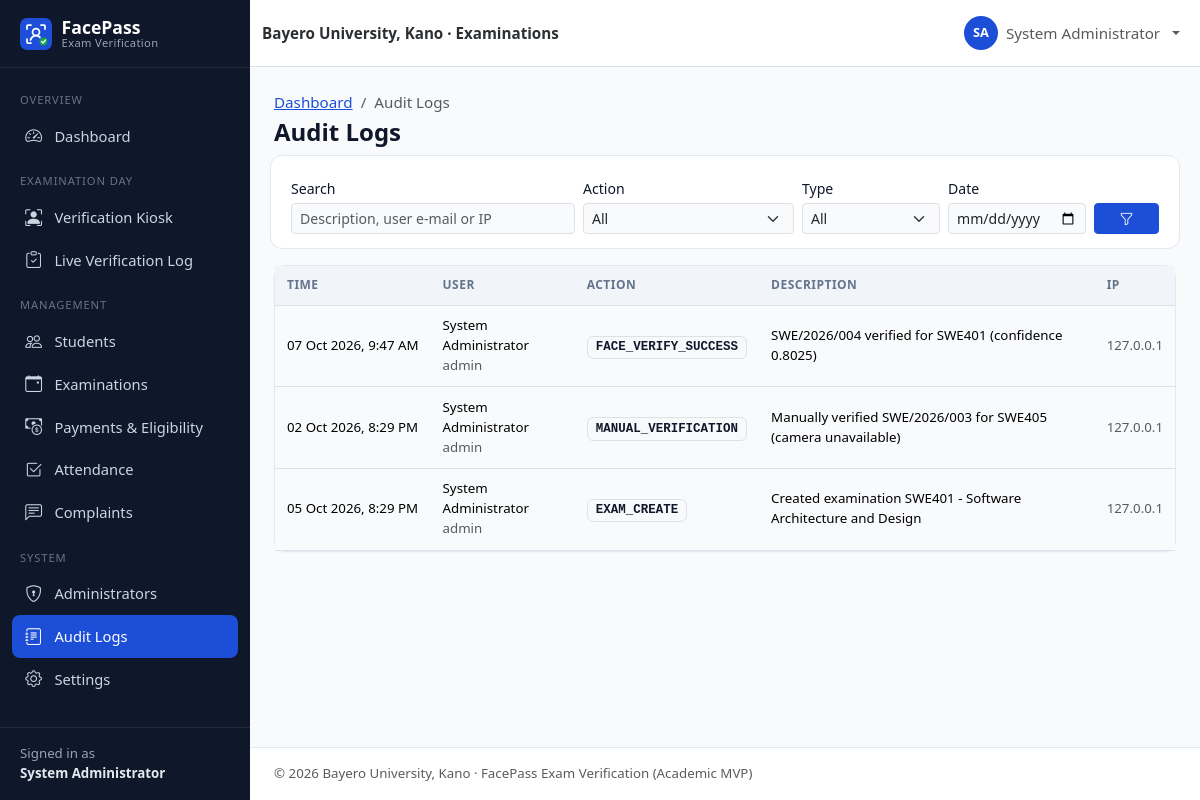
The app's page /admin/audit-logs.php (signed in) with its own data.
### tables this page shows
CREATE TABLE users (
    id               INT UNSIGNED NOT NULL AUTO_INCREMENT,
    student_id       VARCHAR(30)  NULL,                 
    first_name       VARCHAR(60)  NOT NULL,
    last_name        VARCHAR(60)  NOT NULL,
    email            VARCHAR(120) NOT NULL,
    phone            VARCHAR(20)  NULL,
    password         VARCHAR(255) NOT NULL,             
    role             ENUM('admin','student') NOT NULL DEFAULT 'student',
    department       VARCHAR(100) NULL,
    level            VARCHAR(10)  NULL,                 
    faculty          VARCHAR(100) NULL,
    face_registered  TINYINT(1)   NOT NULL DEFAULT 0,
    account_status   ENUM('active','inactive','suspended') NOT NULL DEFAULT 'active',
    created_at       TIMESTAMP    NOT NULL DEFAULT CURRENT_TIMESTAMP,
    updated_at       TIMESTAMP    NOT NULL DEFAULT CURRENT_TIMESTAMP ON UPDATE CURRENT_TIMESTAMP,
    PRIMARY KEY (id),
    UNIQUE KEY uq_users_student_id (student_id),
    UNIQUE KEY uq_users_email (email),
    KEY idx_users_role (role),
    KEY idx_users_dept_level (department, level),
    KEY idx_users_status (account_status)
);

CREATE TABLE audit_logs (
    id           BIGINT UNSIGNED NOT NULL AUTO_INCREMENT,
    user_id      INT UNSIGNED NULL,                     
    action       VARCHAR(50)  NOT NULL,                 
    description  TEXT         NULL,
    ip_address   VARCHAR(45)  NULL,
    created_at   TIMESTAMP    NOT NULL DEFAULT CURRENT_TIMESTAMP,
    PRIMARY KEY (id),
    KEY idx_audit_action (action),
    KEY idx_audit_created (created_at),
    KEY idx_audit_ip_action (ip_address, action, created_at),
    CONSTRAINT fk_audit_user FOREIGN KEY (user_id)
        REFERENCES users (id) ON DELETE SET NULL ON UPDATE CASCADE
);

### includes/functions.php (called while the page is built, shortened)
<?php
function e($value): string
{
    return htmlspecialchars((string) ($value ?? ''), ENT_QUOTES | ENT_SUBSTITUTE, 'UTF-8');
}
function base_url(): string
{
    static $base = null;
    if ($base !== null) {
        return $base;
    }
    $docRoot = realpath($_SERVER['DOCUMENT_ROOT'] ?? '') ?: '';
    $root = realpath(ROOT_PATH) ?: ROOT_PATH;
    $docRoot = str_replace('\\', '/', $docRoot);
    $root = str_replace('\\', '/', $root);
    $relative = '';
    if ($docRoot !== '' && stripos($root, $docRoot) === 0) {
        $relative = trim(substr($root, strlen($docRoot)), '/');
    }
    $base = $relative === '' ? '' : '/' . $relative;
    return $base;
}
function url(string $path = ''): string
{
    return base_url() . '/' . ltrim($path, '/');
}
function get_str(string $key, int $maxLen = 100): string
{
    $value = $_GET[$key] ?? '';
    return is_string($value) ? mb_substr(trim($value), 0, $maxLen) : '';
}
function get_int(string $key, int $default = 0): int
{
    $value = filter_var($_GET[$key] ?? null, FILTER_VALIDATE_INT);
    return $value === false || $value === null ? $default : $value;
}
function full_name(array $row): string
{
    return trim(($row['first_name'] ?? '') . ' ' . ($row['last_name'] ?? ''));
}
function fmt_datetime(?string $dt): string
{
    return $dt ? date('d M Y, g:i A', strtotime($dt)) : '—';
}
function paginate(int $total, int $perPage = 15): array
{
    $pages = max(1, (int) ceil($total / $perPage));
    $page = min(max(1, get_int('page', 1)), $pages);
    return [$page, $perPage, ($page - 1) * $perPage, $pages];
}

### config/database.php (called while the page is built, shortened)
<?php
function db(): PDO
{
    static $pdo = null;
    if ($pdo === null) {
        $dsn = sprintf(
            'mysql:host=%s;port=%s;dbname=%s;charset=utf8mb4',
            DB_HOST,
            DB_PORT,
            DB_NAME
        );
        $pdo = new PDO($dsn, DB_USER, DB_PASS, [
            PDO::ATTR_ERRMODE            => PDO::ERRMODE_EXCEPTION,
            PDO::ATTR_DEFAULT_FETCH_MODE => PDO::FETCH_ASSOC,
            PDO::ATTR_EMULATE_PREPARES   => false,
        ]);
        $offset = (new DateTime('now', new DateTimeZone(APP_TIMEZONE)))->format('P');
        $stmt = $pdo->prepare('SET time_zone = ?');
        $stmt->execute([$offset]);
    }
    return $pdo;
}

### includes/auth.php (called while the page is built, shortened)
<?php
function current_user(): ?array
{
    static $user = false;
    if ($user !== false) {
        return $user;
    }
    $user = null;
    if (!empty($_SESSION['user_id'])) {
        $stmt = db()->prepare('SELECT * FROM users WHERE id = ?');
        $stmt->execute([(int) $_SESSION['user_id']]);
        $row = $stmt->fetch();
        if ($row && $row['account_status'] === 'active' && $row['role'] === ($_SESSION['role'] ?? '')) {
            $user = $row;
        } else {
            logout_user();
        }
    }
    return $user;
}
function requireLogin(): array
{
    $user = current_user();
    return $user;
}
function requireAdmin(): array
{
    $user = requireLogin();
    return $user;
}

### admin/audit-logs.php (the view, shortened to what this page needs)
<?php
require_once __DIR__ . '/../includes/bootstrap.php';
requireAdmin();
$pdo = db();
$q = get_str('q');
$action = get_str('action', 50);
$type = get_str('type', 20);
$date = get_str('date', 10);
$where = ['1=1'];
$params = [];
$whereSql = implode(' AND ', $where);
$from = 'FROM audit_logs l LEFT JOIN users u ON u.id = l.user_id';
$stmt = $pdo->prepare("SELECT COUNT(*) $from WHERE $whereSql");
$stmt->execute($params);
[$page, $perPage, $offset, $pages] = paginate((int) $stmt->fetchColumn(), 25);
$stmt = $pdo->prepare("SELECT l.*, u.first_name, u.last_name, u.role $from WHERE $whereSql ORDER BY l.id DESC LIMIT $perPage OFFSET $offset");
$stmt->execute($params);
$logs = $stmt->fetchAll();
$actions = $pdo->query('SELECT DISTINCT action FROM audit_logs ORDER BY action')->fetchAll(PDO::FETCH_COLUMN);
$pageTitle = 'Audit Logs';
$breadcrumbs = ['Dashboard' => 'admin/dashboard.php', 'Audit Logs' => null];
require __DIR__ . '/../includes/header.php';
?>
<form class="filter-bar row g-2 align-items-end" method="get">
    <div class="col-md-4"><label class="form-label small mb-1" for="q">Search</label>
        <input type="search" class="form-control form-control-sm" id="q" name="q" value="<?= e($q) ?>" placeholder="Description, user e-mail or IP"></div>
    <div class="col-md-3"><label class="form-label small mb-1" for="action">Action</label>
        <select class="form-select form-select-sm" id="action" name="action" data-autosubmit><option value="">All</option>
            <?php foreach ($actions as $a): ?><option <?= $action === $a ? 'selected' : '' ?>><?= e($a) ?></option><?php endforeach; ?></select></div>
    <div class="col-md-2"><label class="form-label small mb-1" for="type">Type</label>
        <select class="form-select form-select-sm" id="type" name="type" data-autosubmit><option value="">All</option>
            <option value="verification" <?= $type === 'verification' ? 'selected' : '' ?>>Verification attempts</option></select></div>
    <div class="col-md-2"><label class="form-label small mb-1" for="date">Date</label>
        <input type="date" class="form-control form-control-sm" id="date" name="date" value="<?= e($date) ?>"></div>
    <div class="col-md-1"><button class="btn btn-sm btn-primary w-100"><i class="bi bi-funnel"></i></button></div>
</form>
<div class="card">
    <div class="table-responsive">
        <table class="table table-sm table-hover align-middle table-card">
            <thead><tr><th>Time</th><th>User</th><th>Action</th><th>Description</th><th>IP</th></tr></thead>
            <tbody>
            <?php foreach ($logs as $l): ?>
                <tr>
                    <td class="small text-nowrap"><?= e(fmt_datetime($l['created_at'])) ?></td>
                    <td class="small"><?= $l['first_name'] ? e(full_name($l)) . '<br><span class="text-muted">' . e($l['role']) . '</span>' : '<span class="text-muted">—</span>' ?></td>
                    <td><span class="audit-action badge bg-light text-dark border"><?= e($l['action']) ?></span></td>
                    <td class="small"><?= e($l['description']) ?></td>
                    <td class="small text-muted"><?= e($l['ip_address']) ?></td>
                </tr>
            <?php endforeach; ?>
            </tbody>
        </table>
    </div>
</div>
<?php require __DIR__ . '/../includes/footer.php'; ?>

### includes/header.php (shortened to what this page needs)
<?php
$pageTitle = $pageTitle ?? APP_NAME;
$layout = $layout ?? 'app';
$breadcrumbs = $breadcrumbs ?? [];
$bodyClass = $bodyClass ?? '';
$user = current_user();
$role = $user['role'] ?? null;
?>
<!doctype html>
<html lang="en">
<head>
    <link rel="stylesheet" href="<?= e(url('assets/vendor/bootstrap/bootstrap.min.css')) ?>">
    <link rel="stylesheet" href="<?= e(url('assets/vendor/bootstrap-icons/bootstrap-icons.min.css')) ?>">
    <link rel="stylesheet" href="<?= e(url('assets/css/style.css')) ?>">
    <?php if ($role === 'admin'): ?>
        <link rel="stylesheet" href="<?= e(url('assets/css/admin.css')) ?>">
    <?php elseif ($role === 'student'): ?>
        <link rel="stylesheet" href="<?= e(url('assets/css/student.css')) ?>">
    <?php endif; ?>
</head>
<body class="<?= e(trim("layout-$layout $bodyClass")) ?>">
<?php if ($layout === 'app' && $user): ?>
<div class="app-shell">
    <?php require __DIR__ . '/sidebar.php'; ?>
    <div class="app-main">
        <nav class="navbar navbar-expand bg-white border-bottom app-topbar sticky-top">
            <div class="container-fluid">
                <span class="navbar-text fw-semibold text-secondary-emphasis d-none d-sm-inline">
                    <?= e(INSTITUTION_NAME) ?> · Examinations
                </span>
                <ul class="navbar-nav ms-auto align-items-center">
                    <li class="nav-item dropdown">
                        <a class="nav-link dropdown-toggle d-flex align-items-center gap-2" href="#" role="button"
                           data-bs-toggle="dropdown" aria-expanded="false">
                            <span class="avatar-circle"><?= e(strtoupper(substr($user['first_name'], 0, 1) . substr($user['last_name'], 0, 1))) ?></span>
                            <span class="d-none d-md-inline"><?= e(full_name($user)) ?></span>
                        </a>
                    </li>
                </ul>
            </div>
        </nav>
        <main class="app-content container-fluid">
            <div class="d-flex flex-wrap justify-content-between align-items-center mb-3 gap-2">
                <div>
                    <?php if ($breadcrumbs): ?>
                        <nav aria-label="breadcrumb">
                            <ol class="breadcrumb small mb-1">
                                <?php foreach ($breadcrumbs as $label => $link): ?>
                                    <?php if ($link): ?>
                                        <li class="breadcrumb-item"><a href="<?= e(url($link)) ?>"><?= e($label) ?></a></li>
                                    <?php else: ?>
                                        <li class="breadcrumb-item active" aria-current="page"><?= e($label) ?></li>
                                    <?php endif; ?>
                                <?php endforeach; ?>
                            </ol>
                        </nav>
                    <?php endif; ?>
                    <h1 class="h4 mb-0 page-title"><?= e($pageTitle) ?></h1>
                </div>
            </div>
<?php else: ?>
<main class="plain-content">
<?php endif; ?>

### includes/sidebar.php (shortened to what this page needs)
<?php
$current = str_replace('\\', '/', $_SERVER['SCRIPT_NAME'] ?? '');
if (($user['role'] ?? '') === 'admin') {
    $menu = [
        'Overview' => [
            ['admin/dashboard.php', 'bi-speedometer2', 'Dashboard'],
        ],
        'Examination Day' => [
            ['verification/index.php', 'bi-person-bounding-box', 'Verification Kiosk'],
            ['verification/result.php', 'bi-clipboard-check', 'Live Verification Log'],
        ],
        'Management' => [
            ['admin/students.php', 'bi-people', 'Students'],
            ['admin/examinations.php', 'bi-calendar-event', 'Examinations'],
            ['admin/payments.php', 'bi-cash-coin', 'Payments & Eligibility'],
            ['admin/attendance.php', 'bi-check2-square', 'Attendance'],
            ['admin/complaints.php', 'bi-chat-left-text', 'Complaints'],
        ],
        'System' => [
            ['admin/users.php', 'bi-shield-lock', 'Administrators'],
            ['admin/audit-logs.php', 'bi-journal-text', 'Audit Logs'],
            ['admin/settings.php', 'bi-gear', 'Settings'],
        ],
    ];
    $aliases = [
        'admin/student-view.php' => 'admin/students.php',
        'admin/enroll-face.php' => 'admin/students.php',
        'auth/register.php' => 'admin/students.php',
        'admin/examination-create.php' => 'admin/examinations.php',
    ];
}
$isActive = function (string $path) use ($current, $aliases): bool {
    foreach ($aliases as $child => $parent) {
        if ($parent === $path && str_ends_with($current, '/' . $child)) {
            return true;
        }
    }
    return str_ends_with($current, '/' . $path);
};
?>
<aside class="offcanvas-lg offcanvas-start app-sidebar" tabindex="-1" id="appSidebar" aria-labelledby="appSidebarLabel">
    <div class="offcanvas-body flex-column p-0">
        <div class="sidebar-desktop-brand d-none d-lg-block">
            <a class="sidebar-brand" href="<?= e(url('index.php')) ?>">
                <img src="<?= e(url('assets/images/logo.svg')) ?>" alt="" width="32" height="32">
                <span>FacePass<small>Exam Verification</small></span>
            </a>
        </div>
        <nav class="sidebar-nav">
            <?php foreach ($menu as $section => $items): ?>
                <div class="sidebar-section"><?= e($section) ?></div>
                <?php foreach ($items as [$path, $icon, $label]): ?>
                    <a class="sidebar-link<?= $isActive($path) ? ' active' : '' ?>" href="<?= e(url($path)) ?>">
                        <i class="bi <?= e($icon) ?>"></i><span><?= e($label) ?></span>
                    </a>
                <?php endforeach; ?>
            <?php endforeach; ?>
        </nav>
        <div class="sidebar-footer small">
            Signed in as<br><strong><?= e(full_name($user)) ?></strong>
        </div>
    </div>
</aside>

### records on screen
users: full_name($user) "System Administrator", first_name+last_name "SA"
audit_logs: created_at "07 Oct 2026, 9:47 AM", user.last_name "System Administrator", user.role "admin", action "FACE_VERIFY_SUCCESS", description "SWE/2026/004 verified for SWE401 (confidence 0.8025)", ip_address "127.0.0.1"
audit_logs: created_at "02 Oct 2026, 8:29 PM", user.last_name "System Administrator", user.role "admin", action "MANUAL_VERIFICATION", description "Manually verified SWE/2026/003 for SWE405 (camera unavailable)", ip_address "127.0.0.1"
audit_logs: created_at "05 Oct 2026, 8:29 PM", user.last_name "System Administrator", user.role "admin", action "EXAM_CREATE", description "Created examination SWE401 - Software Architecture and Design", ip_address "127.0.0.1"

### other values on screen
$section "OVERVIEW"
$label "Dashboard"
$section "EXAMINATION DAY"
$label "Verification Kiosk"
$label "Live Verification Log"
$section "MANAGEMENT"
$label "Students"
$label "Examinations"
$label "Payments & Eligibility"
$label "Attendance"
$label "Complaints"
$section "SYSTEM"
$label "Administrators"
$label "Audit Logs"
$label "Settings"
